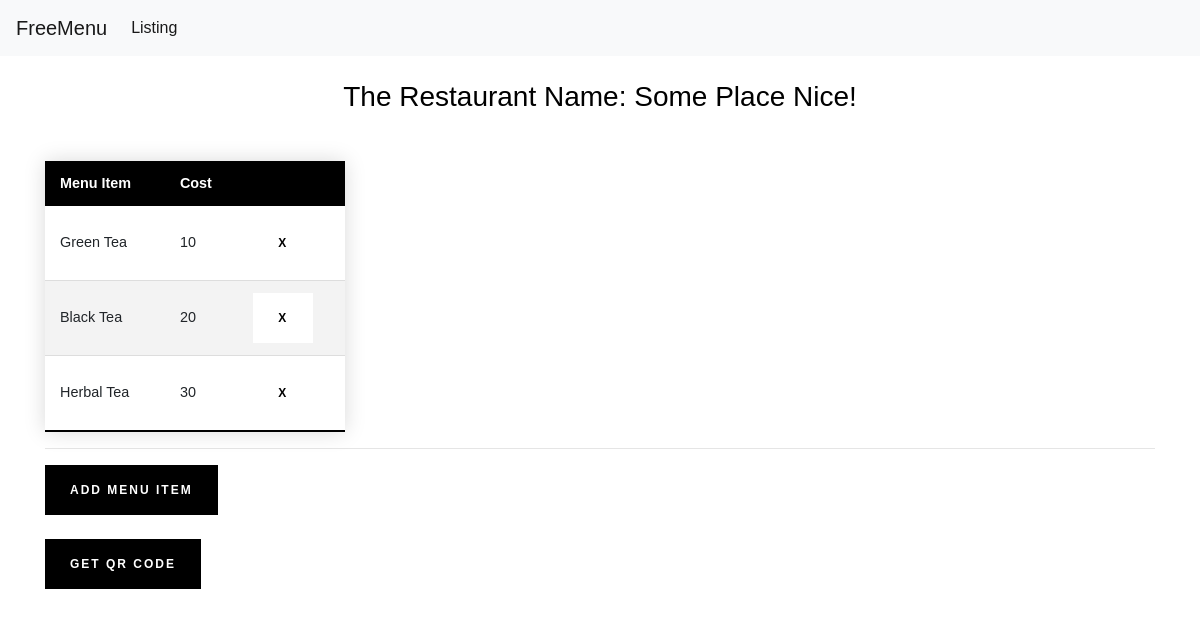
Page /restaurant_menu/1 on the committed database.
### tables this page shows
CREATE TABLE restaurants (
    rest_id INTEGER PRIMARY KEY AUTOINCREMENT,
    created TIMESTAMP NOT NULL DEFAULT CURRENT_TIMESTAMP,
    restaurant_title TEXT NOT NULL,
    restaurant_location TEXT NOT NULL
);

CREATE TABLE menus (
    menu_id INTEGER PRIMARY KEY AUTOINCREMENT,
    created TIMESTAMP NOT NULL DEFAULT CURRENT_TIMESTAMP,
    item_title TEXT NOT NULL,
    item_cost TEXT NOT NULL,
    item_restaurant_id INTEGER REFERENCES restaurants (rest_id)
);

### app.py (the view)
@app.route('/restaurant_menu/<r_id>')
def get_restaurant_by_id(r_id):
    dict = get_menu_for_restaurant(rest_id = r_id)
    rest_name = get_restaurant_name_from_id(r_id)
    return render_template("restaurant_menu.html", result = dict, name = rest_name)

### app.py (called while the page is built)
def get_db_connection():
    BASE_DIR = os.path.dirname(os.path.abspath(__file__))
    db_path = os.path.join(BASE_DIR, "freemenu_database.db")
    print(db_path)
    conn = sqlite3.connect(db_path)
    conn.row_factory = sqlite3.Row
    return conn

def get_menu_for_restaurant(rest_id):
    conn = get_db_connection()
    sql = f"""SELECT * FROM menus WHERE item_restaurant_id = {rest_id}"""
    menus = conn.execute(sql).fetchall()
    conn.close()
    return menus

def get_restaurant_name_from_id(rest_id):
    conn = get_db_connection()
    sql = f"""SELECT * FROM restaurants WHERE rest_id = {rest_id}"""
    restaurants = conn.execute(sql).fetchall()
    conn.close()
    return restaurants[0]["restaurant_title"]

### templates/restaurant_menu.html (shortened to what this page needs)
{% extends 'base.html' %}
{% block content %}
   <body>
      <h3>The Restaurant Name: {{ name }}!</h3>
      <table class="styled-table">
          <thead>
              <tr>
                  <th>Menu Item</th>
                  <th>Cost</th>
                  <th></th>
              </tr>
          </thead>
          <tbody>
              {% for item in result %}
               <tr>
                  <td> {{ item['item_title'] }} </td>
                  <td> {{ item['item_cost'] }} </td>
                  <td ><input type="button" id="{{ item['menu_id'] }}" class="pheasant-demure-button solid light" value="X" onclick="SomeDeleteRowFunction(this, '{{url_for('delete_menu_item', item_id=item['menu_id'])}}')"/></td>
               </tr>
               {% endfor %}
          </tbody>
      </table>
      <hr>
      <form action = "{{url_for('add_restaurant_menu', name = name)}}" method = "GET">
        <button type="submit" class="pheasant-demure-button solid dark" onclick="">
          <span class="label" >ADD MENU ITEM</span>
        </button>
      </form>
    <form action = "{{url_for('get_qr', rest_name = name)}}" method = "GET">
        <button type="submit" class="pheasant-demure-button solid dark" >
          <span class="label" >GET QR CODE</span>
        </button>
    </form>
   </body>
{% endblock %}

### static/index_custom.css (style rules this page uses)
* { font-family: "Cairo", sans-serif; }
h1, h2, h3, h4, h5, h6 { font-family: "Cairo", sans-serif; color: #000; text-align: center; }
.styled-table { margin: 15px 0; font-size: 0.9em; font-family: "Cairo", sans-serif; min-width: 300px; box-shadow: 0 0 20px rgba(0, 0, 0, 0.15); }
.styled-table thead tr { background-color: #000; color: #ffffff; text-align: left; }
.styled-table th, .styled-table td { padding: 12px 15px; }
.styled-table tbody tr { border-bottom: 1px solid #dddddd; }
.styled-table tbody tr:nth-of-type(even) { background-color: #f3f3f3; }
.styled-table tbody tr:last-of-type { border-bottom: 2px solid #000; }

### rows in the picture
restaurants: restaurant_title "Some Place Nice"
menus: item_title "Green Tea", item_cost "10"
menus: item_title "Black Tea", item_cost "20"
menus: item_title "Herbal Tea", item_cost "30"
